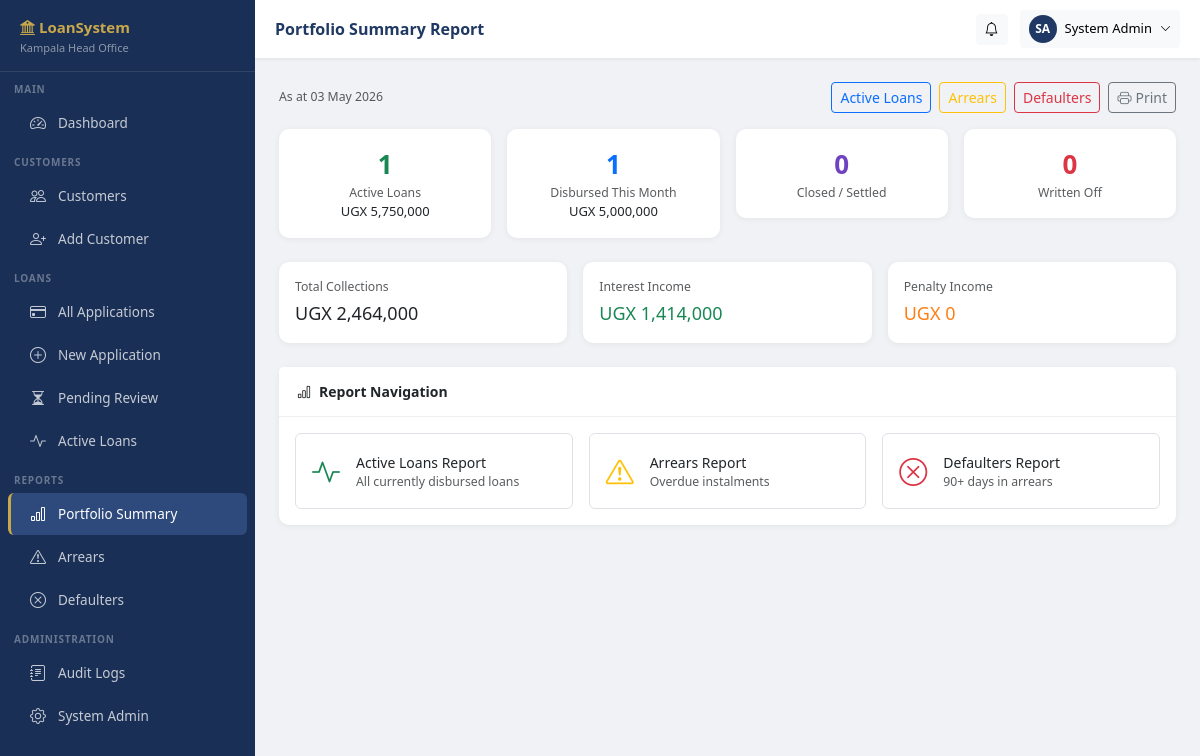
The page /reports/portfolio/ (signed in) on the database its author committed.
### apps/accounts/models.py (models this page shows, shortened)
class Branch(models.Model):
    name = models.CharField(max_length=100)
    code = models.CharField(max_length=20, unique=True)
    district = models.CharField(max_length=100)
    address = models.TextField(blank=True)
    phone = models.CharField(max_length=20, blank=True)
    is_head_office = models.BooleanField(default=False)
    is_active = models.BooleanField(default=True)
    created_at = models.DateTimeField(auto_now_add=True)
    class Meta:
        verbose_name_plural = 'Branches'
        ordering = ['name']

class User(AbstractUser):
    ROLE_FIELD_OFFICER    = 'field_officer'
    ROLE_LOAN_OFFICER     = 'loan_officer'
    ROLE_BRANCH_MANAGER   = 'branch_manager'
    ROLE_FINANCE_OFFICER  = 'finance_officer'
    ROLE_MD               = 'managing_director'
    ROLE_ADMIN            = 'admin'
    ROLE_AUDITOR          = 'auditor'
    ROLE_CHOICES = [
        (ROLE_FIELD_OFFICER,   'Field Officer'),
        (ROLE_LOAN_OFFICER,    'Loan Officer'),
        (ROLE_BRANCH_MANAGER,  'Branch Manager'),
        (ROLE_FINANCE_OFFICER, 'Finance Officer'),
        (ROLE_MD,              'Managing Director'),
        (ROLE_ADMIN,           'System Administrator'),
        (ROLE_AUDITOR,         'Internal Auditor'),
    ]
    role   = models.CharField(max_length=30, choices=ROLE_CHOICES, default=ROLE_FIELD_OFFICER)
    branch = models.ForeignKey(Branch, on_delete=models.SET_NULL, null=True, blank=True,
                               related_name='users')
    phone  = models.CharField(max_length=20, blank=True)
    must_change_password = models.BooleanField(default=True)
    last_active = models.DateTimeField(null=True, blank=True)
    failed_login_attempts = models.PositiveSmallIntegerField(default=0)
    locked_at = models.DateTimeField(null=True, blank=True)
    @property
    def is_sys_admin(self):       return self.role == self.ROLE_ADMIN
    @property
    def is_auditor(self):         return self.role == self.ROLE_AUDITOR
    @property
    def sees_all_branches(self):
        return self.role in [self.ROLE_MD, self.ROLE_ADMIN, self.ROLE_AUDITOR]

### apps/reports/views.py (the view)
# urls.py: path('portfolio/',  views.portfolio_summary,   name='portfolio'),
@login_required
def portfolio_summary(request):
    loans = LoanApplication.objects.all()
    if not request.user.sees_all_branches:
        loans = loans.filter(branch=request.user.branch)
    summary = {
        'active': loans.filter(status=LoanApplication.STATUS_ACTIVE).aggregate(
            count=Count('id'), total=Sum('total_repayable')),
        'disbursed_month': loans.filter(
            disbursed_at__month=date.today().month,
            disbursed_at__year=date.today().year).aggregate(
            count=Count('id'), total=Sum('disbursed_amount')),
        'closed': loans.filter(status=LoanApplication.STATUS_CLOSED).aggregate(
            count=Count('id'), total=Sum('total_repayable')),
        'written_off': loans.filter(status=LoanApplication.STATUS_WRITTEN_OFF).aggregate(
            count=Count('id'), total=Sum('total_repayable')),
        'pending': loans.filter(status__in=[
            LoanApplication.STATUS_SUBMITTED,
            LoanApplication.STATUS_REVIEWING]).count(),
    }
    repayments = Repayment.objects.filter(is_reversed=False)
    if not request.user.sees_all_branches:
        repayments = repayments.filter(loan__branch=request.user.branch)
    summary['total_collected'] = repayments.aggregate(s=Sum('amount'))['s'] or 0
    summary['interest_income'] = repayments.aggregate(s=Sum('interest_portion'))['s'] or 0
    summary['penalty_income']  = repayments.aggregate(s=Sum('penalty_portion'))['s'] or 0
    log_action(request.user, 'export', None, after={'report': 'portfolio_summary'})
    return render(request, 'reports/portfolio_summary.html', {
        'summary': summary, 'report_date': date.today(),
    })

### apps/accounts/context_processors.py (called while the page is built)
def user_role(request):
    if request.user.is_authenticated:
        return {
            'user_role': request.user.role,
            'user_branch': request.user.branch,
        }
    return {}

### apps/audit/utils.py (called while the page is built)
def log_action(user, action, obj, before=None, after=None, ip=None):
    AuditLog.objects.create(
        user=user,
        action=action,
        model_name=obj.__class__.__name__ if obj else '',
        object_id=str(obj.pk) if obj and hasattr(obj, 'pk') else '',
        object_repr=str(obj) if obj else '',
        before_data=before,
        after_data=after,
        ip_address=ip,
    )

### apps/notifications/context_processors.py (called while the page is built)
def unread_notifications(request):
    if request.user.is_authenticated:
        count = request.user.notifications.filter(is_read=False).count()
        recent = request.user.notifications.filter(is_read=False)[:5]
        return {'unread_notif_count': count, 'recent_notifications': recent}
    return {'unread_notif_count': 0, 'recent_notifications': []}

### templates/reports/portfolio_summary.html (shortened to what this page needs)
{% extends "base/base.html" %}
{% load humanize %}
{% block page_title %}Portfolio Summary Report{% endblock %}
{% block nav_reports %}active{% endblock %}
{% block content %}
<div class="d-flex justify-content-between align-items-center mb-3">
  <span class="text-muted small">As at {{ report_date|date:"d F Y" }}</span>
  <div class="d-flex gap-2">
    <a href="{% url 'reports:active_loans' %}" class="btn btn-sm btn-outline-primary">Active Loans</a>
    <a href="{% url 'reports:arrears' %}" class="btn btn-sm btn-outline-warning">Arrears</a>
    <a href="{% url 'reports:defaulters' %}" class="btn btn-sm btn-outline-danger">Defaulters</a>
    <button onclick="window.print()" class="btn btn-sm btn-outline-secondary">
      <i class="bi bi-printer me-1"></i>Print
    </button>
  </div>
</div>
<div class="row g-3 mb-4">
  <div class="col-6 col-lg-3">
    <div class="card text-center p-3">
      <div style="font-size:26px;font-weight:700;color:#198754;">
        {{ summary.active.count|default:0|intcomma }}
      </div>
      <div class="text-muted small">Active Loans</div>
      <div class="fw-500" style="font-size:13px;">
        UGX {{ summary.active.total|default:0|floatformat:0|intcomma }}
      </div>
    </div>
  </div>
  <div class="col-6 col-lg-3">
    <div class="card text-center p-3">
      <div style="font-size:26px;font-weight:700;color:#0d6efd;">
        {{ summary.disbursed_month.count|default:0|intcomma }}
      </div>
      <div class="text-muted small">Disbursed This Month</div>
      <div class="fw-500" style="font-size:13px;">
        UGX {{ summary.disbursed_month.total|default:0|floatformat:0|intcomma }}
      </div>
    </div>
  </div>
  <div class="col-6 col-lg-3">
    <div class="card text-center p-3">
      <div style="font-size:26px;font-weight:700;color:#6f42c1;">
        {{ summary.closed.count|default:0|intcomma }}
      </div>
      <div class="text-muted small">Closed / Settled</div>
    </div>
  </div>
  <div class="col-6 col-lg-3">
    <div class="card text-center p-3">
      <div style="font-size:26px;font-weight:700;color:#dc3545;">
        {{ summary.written_off.count|default:0|intcomma }}
      </div>
      <div class="text-muted small">Written Off</div>
    </div>
  </div>
</div>
<div class="row g-3 mb-4">
  <div class="col-md-4">
    <div class="card p-3">
      <div class="text-muted small mb-1">Total Collections</div>
      <div class="fw-700" style="font-size:18px;">
        UGX {{ summary.total_collected|default:0|floatformat:0|intcomma }}
      </div>
    </div>
  </div>
  <div class="col-md-4">
    <div class="card p-3">
      <div class="text-muted small mb-1">Interest Income</div>
      <div class="fw-700" style="font-size:18px; color:#198754;">
        UGX {{ summary.interest_income|default:0|floatformat:0|intcomma }}
      </div>
    </div>
  </div>
  <div class="col-md-4">
    <div class="card p-3">
      <div class="text-muted small mb-1">Penalty Income</div>
      <div class="fw-700" style="font-size:18px; color:#fd7e14;">
        UGX {{ summary.penalty_income|default:0|floatformat:0|intcomma }}
      </div>
    </div>
  </div>
</div>
<div class="card">
  <div class="card-header"><i class="bi bi-bar-chart me-2"></i>Report Navigation</div>
  <div class="card-body">
    <div class="row g-3">
      <div class="col-md-4">
        <a href="{% url 'reports:active_loans' %}" class="d-flex align-items-center gap-3 p-3 border rounded text-decoration-none text-dark">
          <i class="bi bi-activity fs-3 text-success"></i>
          <div><div class="fw-500">Active Loans Report</div>
            <div class="text-muted small">All currently disbursed loans</div></div>
        </a>
      </div>
      <div class="col-md-4">
        <a href="{% url 'reports:arrears' %}" class="d-flex align-items-center gap-3 p-3 border rounded text-decoration-none text-dark">
          <i class="bi bi-exclamation-triangle fs-3 text-warning"></i>
          <div><div class="fw-500">Arrears Report</div>
            <div class="text-muted small">Overdue instalments</div></div>
        </a>
      </div>
      <div class="col-md-4">
        <a href="{% url 'reports:defaulters' %}" class="d-flex align-items-center gap-3 p-3 border rounded text-decoration-none text-dark">
          <i class="bi bi-x-circle fs-3 text-danger"></i>
          <div><div class="fw-500">Defaulters Report</div>
            <div class="text-muted small">90+ days in arrears</div></div>
        </a>
      </div>
    </div>
  </div>
</div>
{% endblock %}

### templates/base/base.html (shortened to what this page needs)
<!DOCTYPE html>
<html lang="en">
<head>
<link href="https://cdn.jsdelivr.net/npm/bootstrap@5.3.2/dist/css/bootstrap.min.css" rel="stylesheet">
<link href="https://cdn.jsdelivr.net/npm/bootstrap-icons@1.11.3/font/bootstrap-icons.css" rel="stylesheet">
</head>
<body>
<nav id="sidebar">
  <div class="brand">
    <h5><i class="bi bi-bank2"></i> LoanSystem</h5>
    <small>{% if user_branch %}{{ user_branch.name }}{% else %}Head Office{% endif %}</small>
  </div>
  <div class="nav-section">Main</div>
  <a href="{% url 'dashboard:home' %}" class="nav-link {% block nav_dashboard %}{% endblock %}">
    <i class="bi bi-speedometer2"></i> Dashboard
  </a>
  <div class="nav-section">Customers</div>
  <a href="{% url 'customers:list' %}" class="nav-link {% block nav_customers %}{% endblock %}">
    <i class="bi bi-people"></i> Customers
  </a>
  {% if not request.user.is_auditor %}
  <a href="{% url 'customers:create' %}" class="nav-link">
    <i class="bi bi-person-plus"></i> Add Customer
  </a>
  {% endif %}
  <div class="nav-section">Loans</div>
  <a href="{% url 'loans:list' %}" class="nav-link {% block nav_loans %}{% endblock %}">
    <i class="bi bi-credit-card"></i> All Applications
  </a>
  {% if not request.user.is_auditor %}
  <a href="{% url 'loans:create' %}" class="nav-link">
    <i class="bi bi-plus-circle"></i> New Application
  </a>
  {% endif %}
  <a href="{% url 'loans:list' %}?status=submitted" class="nav-link">
    <i class="bi bi-hourglass-split"></i> Pending Review
  </a>
  <a href="{% url 'loans:list' %}?status=active" class="nav-link">
    <i class="bi bi-activity"></i> Active Loans
  </a>
  <div class="nav-section">Reports</div>
  <a href="{% url 'reports:portfolio' %}" class="nav-link {% block nav_reports %}{% endblock %}">
    <i class="bi bi-bar-chart"></i> Portfolio Summary
  </a>
  <a href="{% url 'reports:arrears' %}" class="nav-link">
    <i class="bi bi-exclamation-triangle"></i> Arrears
  </a>
  <a href="{% url 'reports:defaulters' %}" class="nav-link">
    <i class="bi bi-x-circle"></i> Defaulters
  </a>
  {% if request.user.is_sys_admin or request.user.is_auditor %}
  <div class="nav-section">Administration</div>
  <a href="{% url 'audit:logs' %}" class="nav-link">
    <i class="bi bi-journal-text"></i> Audit Logs
  </a>
  <a href="/admin/" class="nav-link">
    <i class="bi bi-gear"></i> System Admin
  </a>
  {% endif %}
  <div style="height: 40px;"></div>
</nav>
<header id="topbar">
  <span class="page-title">{% block page_title %}Dashboard{% endblock %}</span>
  <div class="dropdown">
    <button class="btn btn-light btn-sm btn-notif" data-bs-toggle="dropdown">
      <i class="bi bi-bell"></i>
    </button>
  </div>
  <div class="dropdown">
    <button class="btn btn-light btn-sm d-flex align-items-center gap-2" data-bs-toggle="dropdown">
      <div style="width:28px;height:28px;border-radius:50%;background:var(--primary);
                  color:#fff;font-size:12px;display:flex;align-items:center;justify-content:center;font-weight:700;">
        {{ request.user.first_name|first|upper }}{{ request.user.last_name|first|upper }}
      </div>
      <span class="d-none d-md-inline" style="font-size:13px;">{{ request.user.get_full_name|default:request.user.username }}</span>
      <i class="bi bi-chevron-down" style="font-size:11px;"></i>
    </button>
  </div>
</header>
<main id="main">
  {% block content %}{% endblock %}
</main>
</body>
</html>

### templates/base/base.html (style rules this page uses)
:root { --sidebar-w: 255px; --topbar-h: 58px; --primary: #1F3864; --accent: #C9A84C; --sidebar-bg: #1a2f55; --sidebar-hover: #2e4a7c; }
body { background: #f0f2f5; font-family: 'Segoe UI', Arial, sans-serif; font-size: 14px; }
#sidebar { position: fixed; top: 0; left: 0; width: var(--sidebar-w); height: 100vh; background: var(--sidebar-bg); overflow-y: auto; z-index: 1040; transition: transform .25s; }
#sidebar .brand { padding: 18px 20px 14px; border-bottom: 1px solid rgba(255,255,255,.1); }
#sidebar .brand h5 { color: var(--accent); font-weight: 700; margin: 0; font-size: 15px; }
#sidebar .brand small { color: rgba(255,255,255,.5); font-size: 11px; }
#sidebar .nav-section { padding: 10px 14px 4px; font-size: 10px; font-weight: 600; letter-spacing: .08em; color: rgba(255,255,255,.35); text-transform: uppercase; }
#sidebar .nav-link { color: rgba(255,255,255,.75); padding: 9px 20px; border-radius: 6px; margin: 1px 8px; font-size: 13.5px; display: flex; align-items: center; gap: 10px; transition: all .15s; }
#sidebar .nav-link:hover, #sidebar .nav-link.active { background: var(--sidebar-hover); color: #fff; }
#sidebar .nav-link.active { border-left: 3px solid var(--accent); padding-left: 17px; }
#sidebar .nav-link i { font-size: 16px; width: 20px; text-align: center; }
#topbar { position: fixed; top: 0; left: var(--sidebar-w); right: 0; height: var(--topbar-h); background: #fff; box-shadow: 0 1px 4px rgba(0,0,0,.08); z-index: 1030; display: flex; align-items: center; padding: 0 20px; gap: 12px; }
#topbar .page-title { font-weight: 600; font-size: 16px; color: var(--primary); flex: 1; }
#topbar .btn-notif { position: relative; }
#main { margin-left: var(--sidebar-w); margin-top: var(--topbar-h); padding: 24px; min-height: calc(100vh - var(--topbar-h)); }
.card { border: none; border-radius: 10px; box-shadow: 0 1px 6px rgba(0,0,0,.06); }
.card-header { background: #fff; border-bottom: 1px solid #f0f0f0; font-weight: 600; padding: 14px 18px; }

### rows shown on the page
Branch: name "Kampala Head Office"
User: user.first_name|first "S", user.last_name|first "A", user.get_full_name "System Admin"

### other values the page prints
{{ summary.active.count|default:0|intcomma }} "1"
{{ summary.active.total|default:0|floatformat:0|intcomma }} "5,750,000"
{{ summary.disbursed_month.count|default:0|intcomma }} "1"
{{ summary.disbursed_month.total|default:0|floatformat:0|intcomma }} "5,000,000"
{{ summary.closed.count|default:0|intcomma }} "0"
{{ summary.written_off.count|default:0|intcomma }} "0"
{{ summary.total_collected|default:0|floatformat:0|intcomma }} "2,464,000"
{{ summary.interest_income|default:0|floatformat:0|intcomma }} "1,414,000"
{{ summary.penalty_income|default:0|floatformat:0|intcomma }} "0"
